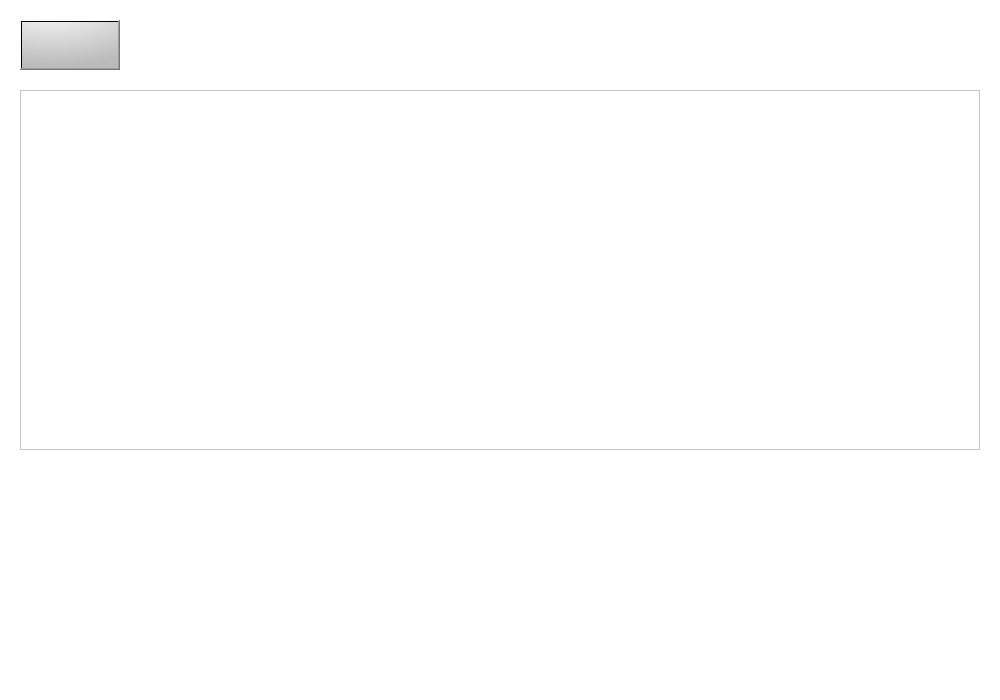
<?xml version="1.0" encoding="UTF-8"?>
<ui version="4.0">
 <class>Frame</class>
 <widget class="QFrame" name="Frame">
  <property name="geometry">
   <rect>
    <x>0</x>
    <y>0</y>
    <width>1000</width>
    <height>700</height>
   </rect>
  </property>
  <property name="windowTitle">
   <string>Credits</string>
  </property>
  <property name="styleSheet">
   <string notr="true">background:  #FFF;
</string>
  </property>
  <property name="frameShape">
   <enum>QFrame::NoFrame</enum>
  </property>
  <property name="frameShadow">
   <enum>QFrame::Raised</enum>
  </property>
  <widget class="QPushButton" name="back_button">
   <property name="geometry">
    <rect>
     <x>20</x>
     <y>20</y>
     <width>100</width>
     <height>50</height>
    </rect>
   </property>
   <property name="font">
    <font>
     <family>DejaVu Sans</family>
     <pointsize>26</pointsize>
    </font>
   </property>
   <property name="toolTip">
    <string extracomment="Play"/>
   </property>
   <property name="styleSheet">
    <string notr="true">background: qradialgradient(cx: 0.3, cy: -0.4,fx: 0.3, fy: -0.4,radius: 1.35,stop: 0 #fff, stop: 1 #bbb);
background-image: url('qt/back.png');</string>
   </property>
   <property name="inputMethodHints">
    <set>Qt::ImhHiddenText</set>
   </property>
   <property name="text">
    <string/>
   </property>
  </widget>
  <widget class="QTextBrowser" name="text_1">
   <property name="geometry">
    <rect>
     <x>20</x>
     <y>90</y>
     <width>960</width>
     <height>360</height>
    </rect>
   </property>
   <property name="font">
    <font>
     <family>DejaVu Sans</family>
     <pointsize>12</pointsize>
    </font>
   </property>
   <property name="autoFillBackground">
    <bool>true</bool>
   </property>
   <property name="locale">
    <locale language="English" country="Denmark"/>
   </property>
   <property name="html">
    <string>&lt;!DOCTYPE HTML PUBLIC &quot;-//W3C//DTD HTML 4.0//EN&quot; &quot;http://www.w3.org/TR/REC-html40/strict.dtd&quot;&gt;
&lt;html&gt;&lt;head&gt;&lt;meta name=&quot;qrichtext&quot; content=&quot;1&quot; /&gt;&lt;style type=&quot;text/css&quot;&gt;
p, li { white-space: pre-wrap; }
&lt;/style&gt;&lt;/head&gt;&lt;body style=&quot; font-family:'DejaVu Sans'; font-size:12pt; font-weight:400; font-style:normal;&quot;&gt;
&lt;p style=&quot;-qt-paragraph-type:empty; margin-top:0px; margin-bottom:0px; margin-left:0px; margin-right:0px; -qt-block-indent:0; text-indent:0px;&quot;&gt;&lt;br /&gt;&lt;/p&gt;&lt;/body&gt;&lt;/html&gt;</string>
   </property>
  </widget>
  <widget class="QTextBrowser" name="text_2">
   <property name="geometry">
    <rect>
     <x>20</x>
     <y>619</y>
     <width>960</width>
     <height>61</height>
    </rect>
   </property>
   <property name="frameShape">
    <enum>QFrame::NoFrame</enum>
   </property>
  </widget>
  <zorder>text_1</zorder>
  <zorder>back_button</zorder>
  <zorder>text_2</zorder>
 </widget>
 <resources/>
 <connections/>
</ui>
